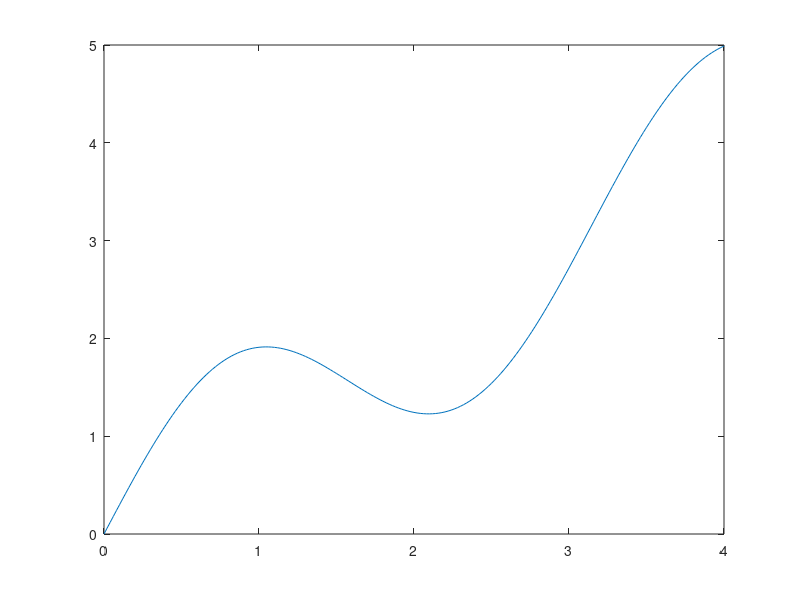

MATLAB code to generate this figure: (Note: this script raises an error after producing the figure.)
% Script to test LinearSpline on a variety of data sets
%
% Daniel R. Reynolds
% SMU Mathematics
% Math 4315
clear

% set numbers of nodes for tests
nvals = [5, 10, 20, 40];

% set function and interval that we will interpolate
f = @(x) x+sin(2*x);
a = 0;
b = 4;

% create evaluation points for plots
x = linspace(a,b,201);

% initialize plot
figure(1)
plot(x, f(x), 'DisplayName', 'f(x)'), hold on

% loop over node numbers
for n = nvals

   fprintf('Testing with n = %i\n',n);

   % create the nodes and data
   t = linspace(a,b,n+1);
   y = f(t);

   % fill p by calling LinearSpline over the evaluation points
   p = LinearSpline(x,t,y);

   % compute maximum error in interpolation
   err = norm(f(x)-p, inf);

   % add interpolant to plot
   figure(1)
   plot(x, p, 'DisplayName', sprintf('p_{%i}(x), error = %.2e',n,err))

end

% finalize plot
figure(1)
hold off
xlabel('x')
ylabel('f(x), p(x)')
legend('Location','Northwest')
title('Linear Spline Interpolant Demo')
